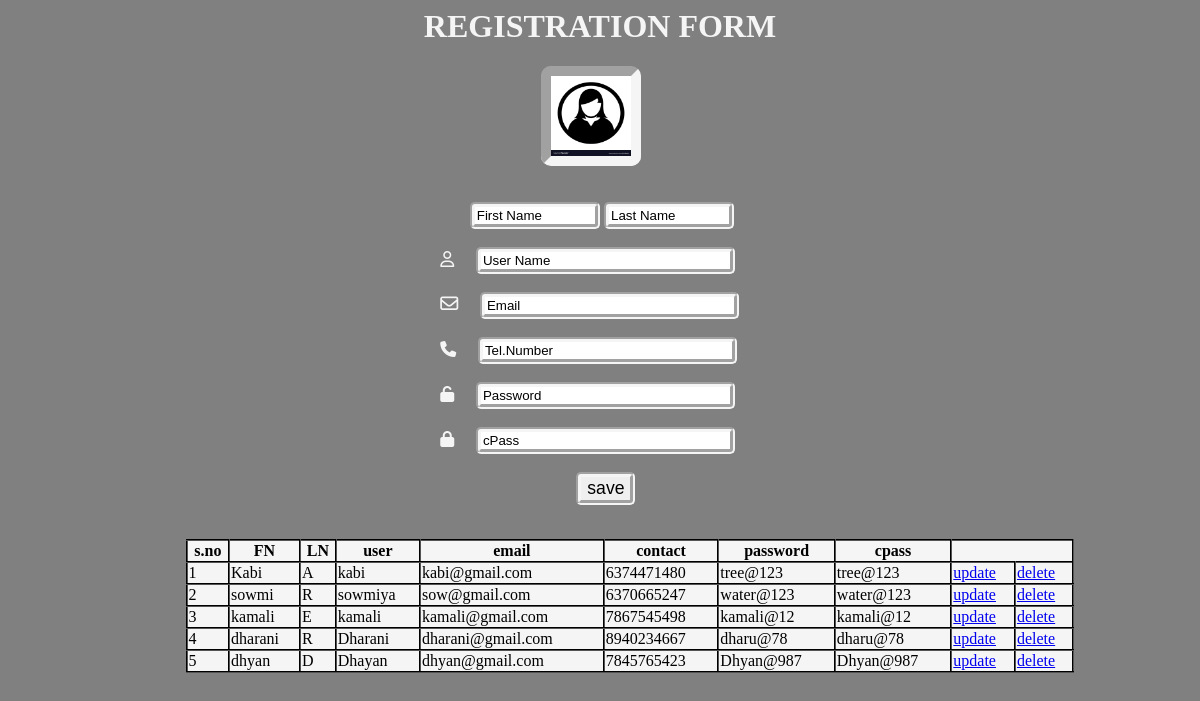
The page / on the database its author committed.
### train/models.py (models this page shows)
class d(models.Model):
    FN=models.CharField(max_length=20,default="")
    LN=models.CharField(max_length=20,default="")
    user=models.CharField(max_length=15,default="")
    email=models.CharField(max_length=25,default="")
    contact=models.IntegerField(max_length=10,default="")
    password=models.CharField(max_length=15,default="")
    cpass=models.CharField(max_length=15,default="")

### train/views.py (the view)
# urls.py: 2. Add a URL to urlpatterns:  path('', views.home, name='home')
def home(request):
    mydata=d.objects.all()
    if(mydata!=""):
        return render(request,"index.html",{"d":mydata})
    else:
        return render(request,"index.html")

### train/templates/index.html (shortened to what this page needs)
{% extends 'base.html' %}
{% load static %}
       {% block table %}
    </head>
    <body>
        {% if d %}
        <table style=" width: 75%;">
        <thead>
            <tr >
                <th>s.no</th>
                <th>FN</th>
                <th>LN</th>
                <th>user</th>
                <th>email</th>
                <th>contact</th>
                <th>password</th>
                <th>cpass</th>
            </tr>
        </thead>
        {% for data in d %}
        <tbody>
            <tr>
                <td>{{forloop.counter}}</td>
                <td>{{data.FN}}</td>
                <td>{{data.LN}}</td>
                <td>{{data.user}}</td>
                <td>{{data.email}}</td>
                <td>{{data.contact}}</td>
                <td>{{data.password}}</td>
                <td>{{data.cpass}}</td>
                <td><a href="updateData/{{data.id}}">update</a></td>
                <td><a href="deleteData/{{data.id}}">delete</a></td>
            </tr>
        </tbody>
        {% endfor %}
    </table>
    {% endif %}
        {% endblock %}

### train/templates/base.html (shortened to what this page needs)
<html>
    <head>
        {% load static %}
    </head>
    <body style="background-color: gray;">
        <form action="addData" method="POST" autocomplete="off">
        <h1 style="color:whitesmoke;text-align:center;">REGISTRATION FORM</h1>
        <img src="{% static 'contact.jpg' %}" width="80" height="80" id="h"><br><br><br>
        <input type="text" placeholder="First Name" name="FN" style="margin-left: 39%; width:11%;" id="h1">
        <input type="text" placeholder="Last Name" name="LN" id="h1"style="width:11%" ><br><br>
        <i class="fa fa-user-o" id="h2"></i>
        <input type="text" placeholder="User Name" name="user" style="margin-left: 1.5%; width: 21.9%;" id="h1"><br><br>
        <i class="fa fa-envelope-o " style="font-size: 18px;" id="h2"></i>
        <input type="text" placeholder="Email"name="email" style="margin-left: 1.5%; width:21.9%" id="h1" ><br><br>
        <i class="fa-solid fa-phone" id="h2"></i>
        <input type="text" placeholder="Tel.Number" name="contact"style="margin-left: 1.5%; width:21.9%" id="h1" ><br><br>
        <i class="fa-solid fa-unlock" id="h2"></i>
        <input type="text" placeholder="Password" name="password" style="margin-left: 1.5%; width:21.9%" id="h1" ><br><br>
        <i class="fa-solid fa-lock" id="h2"></i>
        <input type="text" placeholder="cPass"name="cpass" style="margin-left: 1.5%; width:21.9%" id="h1" ><br><br>
        <input type="submit" value="save" style="margin-left: 48%;font-size: 110%; " id="h1">
    </form><br>
        {% block table %}
        {% endblock %}
    </body>
</html>

### train/templates/base.html (style rules this page uses)
#h { margin-left: 45%; border:whitesmoke; border-width: 10px; border-radius: 10px; border-style:inset; }
#h1 { border:whitesmoke; border-width: 5px; border-radius: 5px; border-style:groove; }
::placeholder { color:black; }
#h2 { margin-left: 36.5%; color: whitesmoke; }

### train/templates/index.html (style rules this page uses)
table, th, td { border: 2px black; border-collapse: collapse; margin-left: 15%; border-style: groove; border-radius: 5px; background-color: whitesmoke; }

### rows shown on the page
d: FN "Kabi", LN "A", user "kabi", email "kabi@gmail.com", contact "6374471480", password "tree@123", cpass "tree@123"
d: FN "sowmi", LN "R", user "sowmiya", email "sow@gmail.com", contact "6370665247", password "water@123", cpass "water@123"
d: FN "kamali", LN "E", user "kamali", email "kamali@gmail.com", contact "7867545498", password "kamali@12", cpass "kamali@12"
d: FN "dharani", LN "R", user "Dharani", email "dharani@gmail.com", contact "8940234667", password "dharu@78", cpass "dharu@78"
d: FN "dhyan", LN "D", user "Dhayan", email "dhyan@gmail.com", contact "7845765423", password "Dhyan@987", cpass "Dhyan@987"
